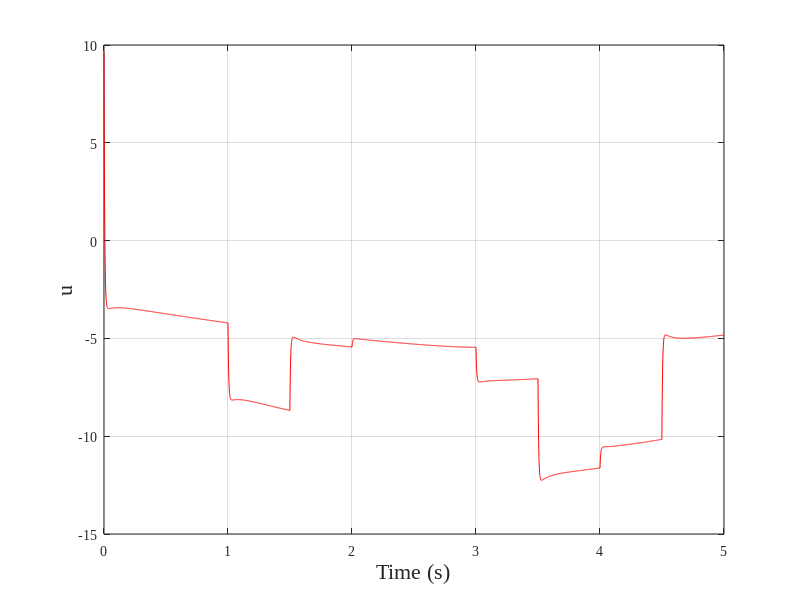

Source code (MATLAB): (Note: this script raises an error after producing the figure.)

%%%%%%%%%%%%%%%%%%%%%%%%%%%%%%%%%%%%%%%%%%%%%%%%%%%%%%%%%%%%%%%%%%%%%%%%%%%
%Torque limited to [-15, 15]

% Parameter initialization
dt = 0.001;       % Simulation time step
t_end = 5;        % Simulation end time
t = 0:dt:t_end;   % Time vector

% Initial system state
x = 0;            % Initial position

% Reference trajectory
x_ref  = @(t) 0.05 + (t > 2) * 0.02 * sin(t*pi);     % Reference position
dx_ref = @(t) (t > 2) * 0.02 * pi * cos(t*pi);      % Reference velocity

% Initialization of integral error and previous error
integral_error = 0;
previous_error = 0;

% Storage variables
x_trajectory = zeros(1, length(t));   % State trajectory
control_input = zeros(1, length(t));  % Control input
x_error = zeros(1, length(t));        % Tracking error

% Definition of nonlinear system function and gain function
f = @(x, t) 0.9*cos(x) + 0.3*sign(x);  % Nonlinear function f(x,t)
g = @(x) 1;                            % Gain function g(x)

% PID controller parameters
integral_error = 0;
previous_error = 0;
Kp = 180;      % Proportional gain (diagonal)
Ki = 2500;     % Integral gain (diagonal)
Kd = 0.01;     % Derivative gain (diagonal)

% Additional nonlinear term
U = 0.2*sign(x) + 0.1*sin(x);

% ====== 2) Pre-generate random variables for each 1 s interval (uniform distribution in [-1, 1]) ======
N  = floor(t_end) + 2;                 % Number of intervals (extra one to avoid index overflow)
U1 = 2*rand(N,1) - 1;                  % Random disturbance term
U2 = 2*rand(N,1) - 1;                  % Random disturbance term
U3 = 2*rand(N,1) - 1;                  % Random disturbance term
U4 = 2*rand(N,1) - 1;                  % Random disturbance term

% Utility function: return the random value of the current 1 s interval (piecewise constant)
stepRand = @(t,U) U(min(floor(t)+1, numel(U)));

% ====== 4) Disturbance functions (random terms updated every 1 s) ======
d1 = @(x,t) 2*sin(0.5*t) + cos(x) + 2*sign(0.4*t) ...
            + stepRand(t,U1)*x + stepRand(t,U2);
d2 = @(x,t) 2*sin(0.5*t) + cos(x) + 2*sign(0.4*t) ...
            + stepRand(t,U3)*x + stepRand(t,U4);

for k = 1:length(t)

    % Default disturbance
    d = d2(x, t(k));

    % Time-varying disturbance switching
    if k > 1000 && k < 1500
        d = d1(x, t(k)) + d2(x, t(k));
    elseif k > 3500 && k < 4500
        d = d1(x, t(k)) + d2(x, t(k));
    end

    % Tracking error computation
    error = x_ref(t(k)) - x;

    % PID error update
    integral_error = integral_error + error * dt;
    derivative_error = (error - previous_error) / dt;

    % PID control law
    u = Kp * error + Ki * integral_error + Kd * derivative_error;

    % Update previous error
    previous_error = error;

    % System dynamics
    dx = f(x, t(k)) + g(x) * u + d;

    % State update using Euler method
    x = x + dx * dt;

    % Data storage
    x_d(:, k) = x_ref(t(k));            % Reference trajectory
    x_trajectory_PID(:, k) = x;         % System state
    x_error_PID(:, k) = error;          % Tracking error
    control_input_PID(k) = u;           % Control input
    dx_PID(k) = dx;                     % State derivative
end

% Plot: control input
figure;
plot(t, control_input_PID(1, :), 'r', 'DisplayName', 'PID');
xlabel('Time (s)', 'FontSize', 16);
ylabel('u', 'FontSize', 16);
grid on;
set(gca, 'FontName', 'Times New Roman');
ax = gca;
ax.FontSize = 16;
legend('show');

% Plot: tracking error
figure;
plot(t, x_error_PID(1, :), 'r', 'DisplayName', 'PID');
xlabel('Time (s)', 'FontSize', 16);
ylabel('Error', 'FontSize', 16);
ylim([-0.1, 0.1]);
grid on;
set(gca, 'FontName', 'Times New Roman');
ax = gca;
ax.FontSize = 16;
legend('show');

% Plot: state trajectory
figure;
plot(t, x_trajectory_PID(1, :), 'r', 'DisplayName', 'PID');
xlabel('Time (s)', 'FontSize', 16);
ylabel('Position', 'FontSize', 16);
ylim([-0.1, 0.3]);
grid on;
set(gca, 'FontName', 'Times New Roman');
ax = gca;
ax.FontSize = 16;
legend('show');
